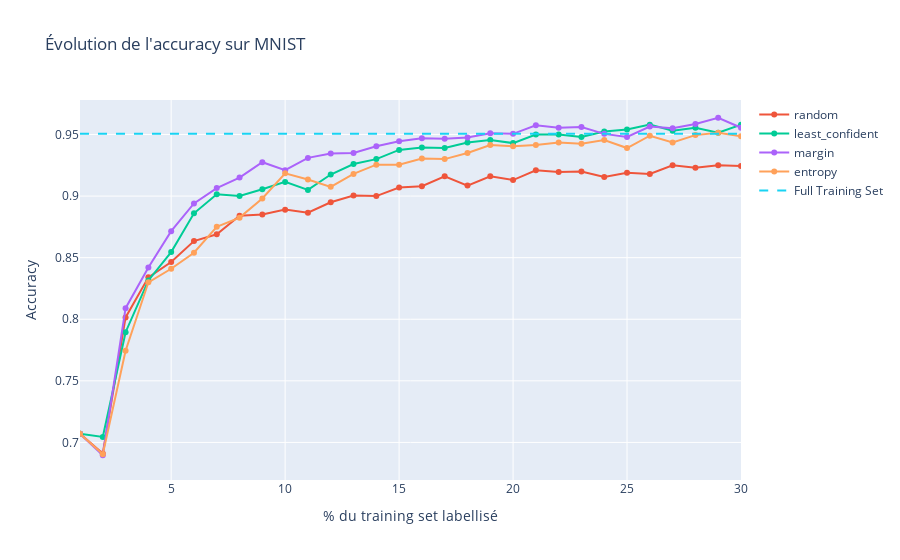
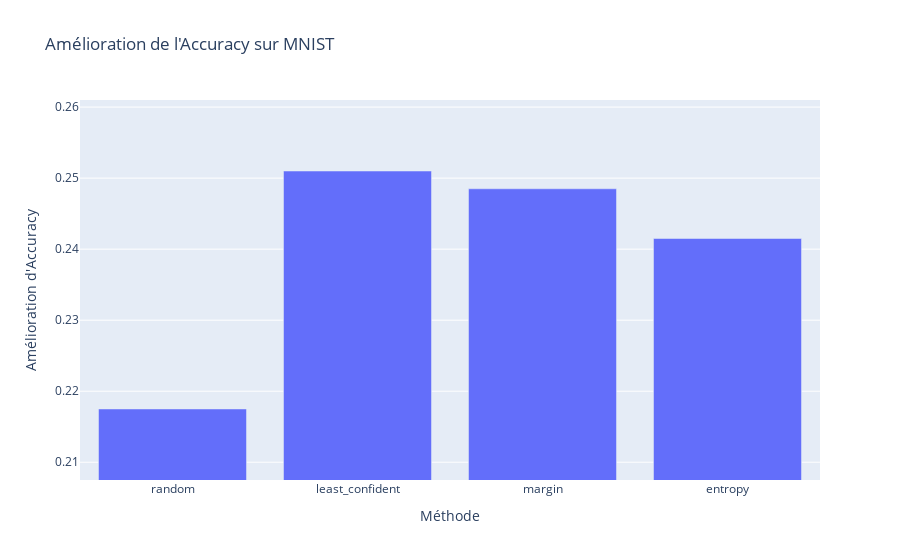

Notebook cell for these charts, in order:
### Markdown cell above
évolution de l'accuracy en donnant jusqu'à 30% du training set avec différents batch_ratio. 1% initialement labellisé

### Code cell
# Paramètres fixes
labeled_ratio = 0.01  # 1% de données labellisées initialement
test_ratio = 0.2  # Proportion du dataset réservée au test
methods = ["random", "least_confident", "margin", "entropy"]
model_class = lambda: RandomForestClassifier()
datasets={"MNIST":(X_MNIST,y_MNIST)}

# Liste des batch ratios à tester
batch_ratios = [0.01,0.02,0.05,0.075,0.1,0.5]

# Stockage des résultats
accuracy_results = {}

for batch_ratio in batch_ratios:
    # Calculer le nombre d'itérations nécessaires pour atteindre 30%
    n_iterations = int(np.ceil((0.30 - labeled_ratio) / batch_ratio))
    
    print(f"Testing batch_ratio = {batch_ratio} with n_iterations = {n_iterations}")
    
    # Exécuter l'expérience
    accuracy_results[batch_ratio] = run_active_learning_experiment_datasets(
        datasets, labeled_ratio, test_ratio, n_iterations, batch_ratio, methods, model_class, models
    )

### Figure 1 — Plotly figure (JSON) as saved in the notebook; plotly's stock layout.template omitted (floating-point values rounded to 4 significant figures)
{"data": [{"hovertemplate": "<extra></extra>", "legendgroup": "", "line": {"color": "#636efa", "dash": "solid"}, "marker": {"symbol": "circle"}, "mode": "lines", "name": "", "orientation": "v", "showlegend": false, "type": "scatter", "xaxis": "x", "yaxis": "y"}, {"mode": "lines+markers", "name": "random", "type": "scatter", "x": [1, 2, 3, 4, 5, 6.0, 7.0, 8, 9, 10, 11, 12, 13, 14.0, 15.0, 16, 17, 18.0, 19, 20, 21.0, 22, 23, 24.0, 25, 26, 27, 28.0, 29.0, 30], "y": [0.707, 0.691, 0.8015, 0.834, 0.8465, 0.8635, 0.869, 0.884, 0.885, 0.889, 0.8865, 0.895, 0.9005, 0.9, 0.907, 0.908, 0.916, 0.9085, 0.916, 0.913, 0.921, 0.9195, 0.92, 0.9155, 0.919, 0.918, 0.925, 0.923, 0.925, 0.9245]}, {"mode": "lines+markers", "name": "least_confident", "type": "scatter", "x": [1, 2, 3, 4, 5, 6.0, 7.0, 8, 9, 10, 11, 12, 13, 14.0, 15.0, 16, 17, 18.0, 19, 20, 21.0, 22, 23, 24.0, 25, 26, 27, 28.0, 29.0, 30], "y": [0.707, 0.7045, 0.7895, 0.8315, 0.8545, 0.886, 0.9015, 0.9, 0.9055, 0.9115, 0.905, 0.9175, 0.926, 0.93, 0.9375, 0.9395, 0.939, 0.9435, 0.9455, 0.943, 0.95, 0.95, 0.948, 0.9525, 0.954, 0.958, 0.953, 0.9555, 0.9515, 0.958]}, {"mode": "lines+markers", "name": "margin", "type": "scatter", "x": [1, 2, 3, 4, 5, 6.0, 7.0, 8, 9, 10, 11, 12, 13, 14.0, 15.0, 16, 17, 18.0, 19, 20, 21.0, 22, 23, 24.0, 25, 26, 27, 28.0, 29.0, 30], "y": [0.707, 0.6895, 0.809, 0.842, 0.8715, 0.894, 0.9065, 0.915, 0.9275, 0.921, 0.931, 0.9345, 0.935, 0.9405, 0.9445, 0.947, 0.9465, 0.9475, 0.951, 0.9505, 0.9575, 0.9555, 0.956, 0.9505, 0.948, 0.9565, 0.955, 0.9585, 0.9635, 0.9555]}, {"mode": "lines+markers", "name": "entropy", "type": "scatter", "x": [1, 2, 3, 4, 5, 6.0, 7.0, 8, 9, 10, 11, 12, 13, 14.0, 15.0, 16, 17, 18.0, 19, 20, 21.0, 22, 23, 24.0, 25, 26, 27, 28.0, 29.0, 30], "y": [0.707, 0.6905, 0.7745, 0.83, 0.841, 0.854, 0.875, 0.8825, 0.898, 0.9185, 0.9135, 0.9075, 0.918, 0.9255, 0.9255, 0.9305, 0.93, 0.935, 0.9415, 0.9405, 0.9415, 0.9435, 0.9425, 0.9455, 0.939, 0.949, 0.9435, 0.9495, 0.9515, 0.9485]}, {"line": {"dash": "dash"}, "mode": "lines", "name": "Full Training Set", "type": "scatter", "x": [1, 31], "y": [0.9505, 0.9505]}], "layout": {"legend": {"tracegroupgap": 0}, "title": {"text": "Évolution de l'accuracy sur MNIST"}, "xaxis": {"anchor": "y", "domain": [0, 1], "range": [1, 30], "title": {"text": "% du training set labellisé"}}, "yaxis": {"anchor": "x", "domain": [0, 1], "range": [0.6695, 0.978], "title": {"text": "Accuracy"}}}}

### Figure 2 — Plotly figure (JSON) as saved in the notebook; plotly's stock layout.template omitted (floating-point values rounded to 4 significant figures)
{"data": [{"hovertemplate": "Méthode=%{x}<br>Amélioration d'Accuracy=%{y}<extra></extra>", "legendgroup": "", "marker": {"color": "#636efa", "pattern": {"shape": ""}}, "name": "", "orientation": "v", "showlegend": false, "textposition": "auto", "type": "bar", "x": ["random", "least_confident", "margin", "entropy"], "xaxis": "x", "y": [0.2175, 0.251, 0.2485, 0.2415], "yaxis": "y"}], "layout": {"barmode": "relative", "legend": {"tracegroupgap": 0}, "title": {"text": "Amélioration de l'Accuracy sur MNIST"}, "xaxis": {"anchor": "y", "domain": [0, 1], "title": {"text": "Méthode"}}, "yaxis": {"anchor": "x", "domain": [0, 1], "range": [0.2075, 0.261], "title": {"text": "Amélioration d'Accuracy"}}}}
